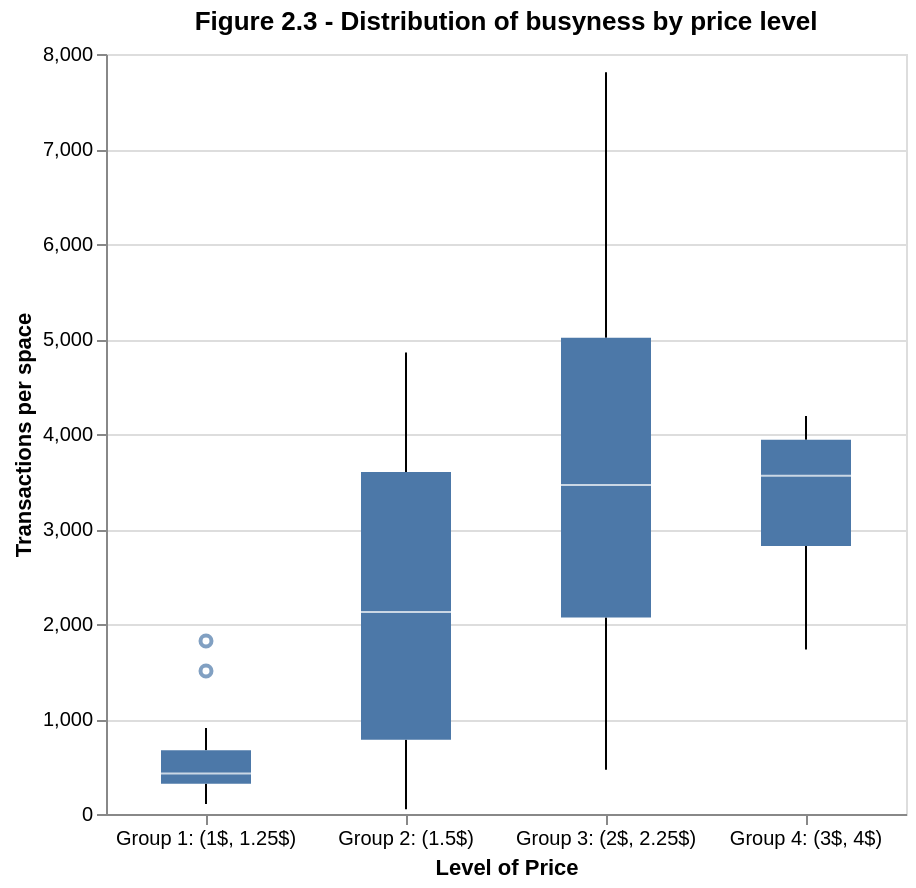

Write notebook code for a chart like this one.
### Code cell
# Boxplot display
avg_tx_space_box

### Figure 1 — Vega-Lite specification as saved in the notebook (floating-point values rounded to 4 significant figures)
{"config": {"view": {"continuousWidth": 300, "continuousHeight": 300}}, "data": {"name": "data-14bda19167c1cc57372bdf73bc50ca20"}, "mark": {"type": "boxplot", "size": 45}, "encoding": {"tooltip": [{"field": "price_category", "title": "Price level", "type": "nominal"}], "x": {"axis": {"labelAngle": 0}, "field": "price_category", "title": "Level of Price", "type": "nominal"}, "y": {"field": "transactions_per_space", "title": "Transactions per space", "type": "quantitative"}}, "height": 380, "title": "Figure 2.3 - Distribution of busyness by price level", "width": 400, "$schema": "https://vega.github.io/schema/vega-lite/v5.20.1.json", "datasets": {"data-14bda19167c1cc57372bdf73bc50ca20": [{"zone_group_norm": "EAST CARSON LOT", "transactions": 143976, "zone": "342 - East Carson Lot", "spaces": 35, "type": "off-street", "transactions_per_space": 4114.0, "rate": 1.5, "price_category": "Group 2: (1.5$)"}, {"zone_group_norm": "FORBES MURRAY LOT", "transactions": 384766, "zone": "324 - Forbes Murray Lot", "spaces": 72, "type": "off-street", "transactions_per_space": 5344.0, "rate": 2.0, "price_category": "Group 3: (2$, 2.25$)"}, {"zone_group_norm": "BLOOMFIELD", "transactions": 1365502, "zone": "406 - Bloomfield (On-street)", "spaces": 489, "type": "on-street", "transactions_per_space": 2792.0, "rate": 1.5, "price_category": "Group 2: (1.5$)"}, {"zone_group_norm": "20 SIDNEY LOT", "transactions": 81990, "zone": "345 - 20th & Sidney Lot", "spaces": 80, "type": "off-street", "transactions_per_space": 1025.0, "rate": 1.5, "price_category": "Group 2: (1.5$)"}, {"zone_group_norm": "BEECHVIEW LOT", "transactions": 3844, "zone": "363 - Beechview Lot", "spaces": 17, "type": "off-street", "transactions_per_space": 226.1, "rate": 1.5, "price_category": "Group 2: (1.5$)"}, {"zone_group_norm": "HILL DISTRICT", "transactions": 10793, "zone": "426 - Hill District", "spaces": 26, "type": "on-street", "transactions_per_space": 415.1, "rate": 1.25, "price_category": "Group 1: (1$, 1.25$)"}, {"zone_group_norm": "WALTER WARRINGTON LOT", "transactions": 2701, "zone": "354 - Walter/Warrington Lot", "spaces": 15, "type": "off-street", "transactions_per_space": 180.1, "rate": 1.0, "price_category": "Group 1: (1$, 1.25$)"}, {"zone_group_norm": "SQUIRREL HILL", "transactions": 1735411, "zone": "413 - Squirrel Hill", "spaces": 354, "type": "on-street", "transactions_per_space": 4902.0, "rate": 2.0, "price_category": "Group 3: (2$, 2.25$)"}, {"zone_group_norm": "FRIENDSHIP CEDARVILLE LOT", "transactions": 170133, "zone": "335 - Friendship Cedarville Lot", "spaces": 80, "type": "off-street", "transactions_per_space": 2127.0, "rate": 1.5, "price_category": "Group 2: (1.5$)"}, {"zone_group_norm": "JCC FORBES LOT", "transactions": 320556, "zone": "325 - JCC/Forbes Lot", "spaces": 69, "type": "off-street", "transactions_per_space": 4646.0, "rate": 2.0, "price_category": "Group 3: (2$, 2.25$)"}, {"zone_group_norm": "EVA BEATTY LOT", "transactions": 55570, "zone": "307 - Eva Beatty Lot", "spaces": 130, "type": "off-street", "transactions_per_space": 427.5, "rate": 1.0, "price_category": "Group 1: (1$, 1.25$)"}, {"zone_group_norm": "CARRICK", "transactions": 40989, "zone": "416 - Carrick", "spaces": 65, "type": "on-street", "transactions_per_space": 630.6, "rate": 1.0, "price_category": "Group 1: (1$, 1.25$)"}, {"zone_group_norm": "UPTOWN", "transactions": 895456, "zone": "403 - Uptown", "spaces": 690, "type": "on-street", "transactions_per_space": 1298.0, "rate": 1.5, "price_category": "Group 2: (1.5$)"}, {"zone_group_norm": "OAKLAND 2", "transactions": 1071435, "zone": "408 - Oakland 2", "spaces": 301, "type": "on-street", "transactions_per_space": 3560.0, "rate": 3.0, "price_category": "Group 4: (3$, 4$)"}, {"zone_group_norm": "42 BUTLER LOT", "transactions": 95523, "zone": "338 - 42nd & Butler Lot", "spaces": 22, "type": "off-street", "transactions_per_space": 4342.0, "rate": 2.0, "price_category": "Group 3: (2$, 2.25$)"}, {"zone_group_norm": "BROOKLINE", "transactions": 482886, "zone": "419 - Brookline", "spaces": 201, "type": "on-street", "transactions_per_space": 2402.0, "rate": 1.5, "price_category": "Group 2: (1.5$)"}, {"zone_group_norm": "MELLON PARK", "transactions": 39312, "zone": "414 - Mellon Park", "spaces": 76, "type": "on-street", "transactions_per_space": 517.3, "rate": 1.5, "price_category": "Group 2: (1.5$)"}, {"zone_group_norm": "NORTHSIDE", "transactions": 1320112, "zone": "421 - NorthSide", "spaces": 757, "type": "on-street", "transactions_per_space": 1744.0, "rate": 1.5, "price_category": "Group 2: (1.5$)"}, {"zone_group_norm": "DOUGLAS PHILLIPS LOT", "transactions": 63916, "zone": "323 - Douglas Phillips Lot", "spaces": 45, "type": "off-street", "transactions_per_space": 1420.0, "rate": 2.0, "price_category": "Group 3: (2$, 2.25$)"}, {"zone_group_norm": "TAMELLO BEATTY LOT", "transactions": 138385, "zone": "304 - Tamello Beatty Lot", "spaces": 76, "type": "off-street", "transactions_per_space": 1821.0, "rate": 1.0, "price_category": "Group 1: (1$, 1.25$)"}, {"zone_group_norm": "18 CARSON LOT", "transactions": 199160, "zone": "344 - 18th & Carson Lot", "spaces": 41, "type": "off-street", "transactions_per_space": 4858.0, "rate": 1.5, "price_category": "Group 2: (1.5$)"}, {"zone_group_norm": "MAIN ALEXANDER LOT", "transactions": 10308, "zone": "369 - Main/Alexander Lot", "spaces": 29, "type": "off-street", "transactions_per_space": 355.4, "rate": 1.0, "price_category": "Group 1: (1$, 1.25$)"}, {"zone_group_norm": "DOWNTOWN 2", "transactions": 1214879, "zone": "402 - Downtown 2", "spaces": 373, "type": "on-street", "transactions_per_space": 3257.0, "rate": 4.0, "price_category": "Group 4: (3$, 4$)"}, {"zone_group_norm": "SHADYSIDE", "transactions": 1318761, "zone": "411 - Shadyside", "spaces": 345, "type": "on-street", "transactions_per_space": 3822.0, "rate": 1.5, "price_category": "Group 2: (1.5$)"}, {"zone_group_norm": "FORBES SHADY LOT", "transactions": 388099, "zone": "322 - Forbes Shady Lot", "spaces": 59, "type": "off-street", "transactions_per_space": 6578.0, "rate": 2.0, "price_category": "Group 3: (2$, 2.25$)"}, {"zone_group_norm": "BEECHVIEW", "transactions": 32046, "zone": "418 - Beechview", "spaces": 78, "type": "on-street", "transactions_per_space": 410.8, "rate": 1.5, "price_category": "Group 2: (1.5$)"}, {"zone_group_norm": "LAWRENCEVILLE", "transactions": 415991, "zone": "405 - Lawrenceville", "spaces": 187, "type": "on-street", "transactions_per_space": 2225.0, "rate": 2.0, "price_category": "Group 3: (2$, 2.25$)"}, {"zone_group_norm": "OAKLAND 3", "transactions": 1134837, "zone": "409 - Oakland 3", "spaces": 476, "type": "on-street", "transactions_per_space": 2384.0, "rate": 3.0, "price_category": "Group 4: (3$, 4$)"}, {"zone_group_norm": "SHERIDAN HARVARD LOT", "transactions": 20201, "zone": "301 - Sheridan Harvard Lot", "spaces": 41, "type": "off-street", "transactions_per_space": 492.7, "rate": 1.0, "price_category": "Group 1: (1$, 1.25$)"}, {"zone_group_norm": "BROOKLINE LOT", "transactions": 2356, "zone": "361 - Brookline Lot", "spaces": 47, "type": "off-street", "transactions_per_space": 50.13, "rate": 1.5, "price_category": "Group 2: (1.5$)"}, {"zone_group_norm": "SHERIDAN KIRKWOOD LOT", "transactions": 103226, "zone": "302 - Sheridan Kirkwood Lot", "spaces": 114, "type": "off-street", "transactions_per_space": 905.5, "rate": 1.0, "price_category": "Group 1: (1$, 1.25$)"}, {"zone_group_norm": "52 BUTLER LOT", "transactions": 19184, "zone": "337 - 52nd & Butler Lot", "spaces": 12, "type": "off-street", "transactions_per_space": 1599.0, "rate": 2.0, "price_category": "Group 3: (2$, 2.25$)"}, {"zone_group_norm": "WEST END", "transactions": 14662, "zone": "423 - West End", "spaces": 52, "type": "on-street", "transactions_per_space": 282.0, "rate": 1.0, "price_category": "Group 1: (1$, 1.25$)"}, {"zone_group_norm": "18 SIDNEY LOT", "transactions": 161954, "zone": "341 - 18th & Sidney Lot", "spaces": 45, "type": "off-street", "transactions_per_space": 3599.0, "rate": 1.5, "price_category": "Group 2: (1.5$)"}, {"zone_group_norm": "MT WASHINGTON", "transactions": 108623, "zone": "420 - Mt. Washington", "spaces": 98, "type": "on-street", "transactions_per_space": 1108.0, "rate": 1.5, "price_category": "Group 2: (1.5$)"}, {"zone_group_norm": "STRIP DISTRICT", "transactions": 1585454, "zone": "404 - Strip Disctrict", "spaces": 428, "type": "on-street", "transactions_per_space": 3704.0, "rate": 3.0, "price_category": "Group 4: (3$, 4$)"}, {"zone_group_norm": "OAKLAND 1", "transactions": 950750, "zone": "407 - Oakland 1", "spaces": 227, "type": "on-street", "transactions_per_space": 4188.0, "rate": 3.0, "price_category": "Group 4: (3$, 4$)"}, {"zone_group_norm": "OBERSERVATORY HILL LOT", "transactions": 7412, "zone": "375 - Oberservatory Hill Lot", "spaces": 23, "type": "off-street", "transactions_per_space": 322.3, "rate": 1.5, "price_category": "Group 2: (1.5$)"}, {"zone_group_norm": "ASTEROID WARRINGTON LOT", "transactions": 19558, "zone": "355 - Asteroid Warrington Lot", "spaces": 13, "type": "off-street", "transactions_per_space": 1504.0, "rate": 1.0, "price_category": "Group 1: (1$, 1.25$)"}, {"zone_group_norm": "PENN CIRCLE NW LOT", "transactions": 20064, "zone": "314 - Penn Circle NW Lot", "spaces": 125, "type": "off-street", "transactions_per_space": 160.5, "rate": 1.0, "price_category": "Group 1: (1$, 1.25$)"}, {"zone_group_norm": "EAST OHIO STREET LOT", "transactions": 68679, "zone": "371 - East Ohio Street Lot", "spaces": 88, "type": "off-street", "transactions_per_space": 780.4, "rate": 1.5, "price_category": "Group 2: (1.5$)"}, {"zone_group_norm": "DOWNTOWN 1", "transactions": 1248084, "zone": "401 - Downtown 1", "spaces": 299, "type": "on-street", "transactions_per_space": 4174.0, "rate": 4.0, "price_category": "Group 4: (3$, 4$)"}, {"zone_group_norm": "19 CARSON LOT", "transactions": 106088, "zone": "343 - 19th & Carson Lot", "spaces": 27, "type": "off-street", "transactions_per_space": 3929.0, "rate": 1.5, "price_category": "Group 2: (1.5$)"}, {"zone_group_norm": "TAYLOR STREET LOT", "transactions": 58780, "zone": "334 - Taylor Street Lot", "spaces": 26, "type": "off-street", "transactions_per_space": 2261.0, "rate": 1.5, "price_category": "Group 2: (1.5$)"}, {"zone_group_norm": "BEACON BARTLETT LOT", "transactions": 178493, "zone": "321 - Beacon Bartlett Lot", "spaces": 69, "type": "off-street", "transactions_per_space": 2587.0, "rate": 2.0, "price_category": "Group 3: (2$, 2.25$)"}, {"zone_group_norm": "BAKERY SQ", "transactions": 20947, "zone": "425 - Bakery Sq", "spaces": 45, "type": "on-street", "transactions_per_space": 465.5, "rate": 2.0, "price_category": "Group 3: (2$, 2.25$)"}, {"zone_group_norm": "NORTHSHORE", "transactions": 410218, "zone": "422 - Northshore", "spaces": 237, "type": "on-street", "transactions_per_space": 1731.0, "rate": 3.0, "price_category": "Group 4: (3$, 4$)"}, {"zone_group_norm": "BROWNSVILLE SANDKEY LOT", "transactions": 29491, "zone": "351 - Brownsville & Sandkey Lot", "spaces": 80, "type": "off-street", "transactions_per_space": 368.6, "rate": 1.0, "price_category": "Group 1: (1$, 1.25$)"}, {"zone_group_norm": "IVY BELLEFONTE LOT", "transactions": 577809, "zone": "328 - Ivy Bellefonte Lot", "spaces": 74, "type": "off-street", "transactions_per_space": 7808.0, "rate": 2.0, "price_category": "Group 3: (2$, 2.25$)"}, {"zone_group_norm": "EAST LIBERTY", "transactions": 1146769, "zone": "412 - East Liberty", "spaces": 483, "type": "on-street", "transactions_per_space": 2374.0, "rate": 1.5, "price_category": "Group 2: (1.5$)"}, {"zone_group_norm": "ANSLEY BEATTY LOT", "transactions": 14774, "zone": "311 - Ansley Beatty Lot", "spaces": 23, "type": "off-street", "transactions_per_space": 642.3, "rate": 1.0, "price_category": "Group 1: (1$, 1.25$)"}, {"zone_group_norm": "OAKLAND 4", "transactions": 1290108, "zone": "410 - Oakland 4", "spaces": 572, "type": "on-street", "transactions_per_space": 2255.0, "rate": 2.25, "price_category": "Group 3: (2$, 2.25$)"}, {"zone_group_norm": "SS SSW", "transactions": 2636020, "zone": "415 - SS & SSW", "spaces": 707, "type": "on-street", "transactions_per_space": 3728.0, "rate": 1.5, "price_category": "Group 2: (1.5$)"}, {"zone_group_norm": "HOMEWOOD ZENITH LOT", "transactions": 2539, "zone": "331 - Homewood Zenith Lot", "spaces": 24, "type": "off-street", "transactions_per_space": 105.8, "rate": 1.0, "price_category": "Group 1: (1$, 1.25$)"}, {"zone_group_norm": "ALLENTOWN", "transactions": 16152, "zone": "417 - Allentown", "spaces": 23, "type": "on-street", "transactions_per_space": 702.3, "rate": 1.0, "price_category": "Group 1: (1$, 1.25$)"}]}}
